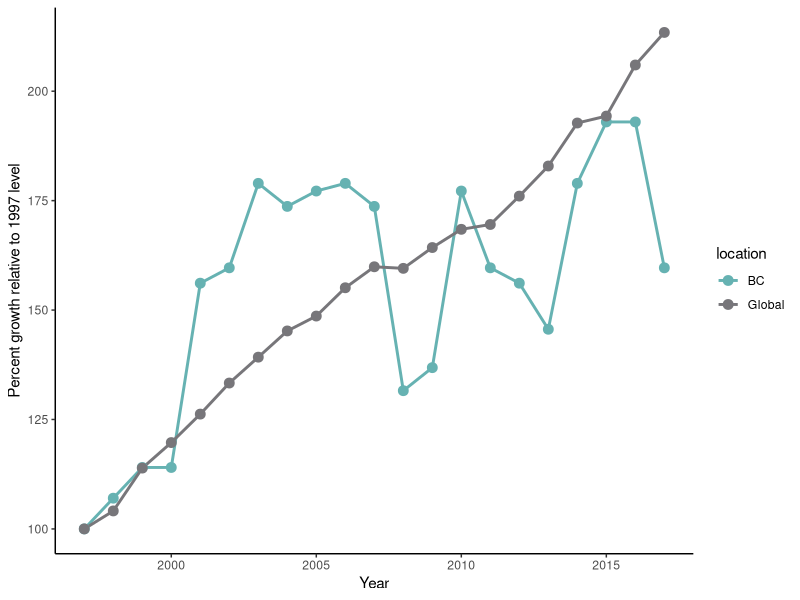

Write R code to recreate this figure.
## ---- chunk 1
knitr::opts_chunk$set(echo = TRUE)

library(tidyverse)
library(here)

bc_data <- read_csv(here("other_graphs", "bc-seafood-harvest-landed-value-wholesale-value-1997-2017.csv"))
global_data <- read_csv(here("other_graphs", "20-year-retrospective-review.csv"))
## ---- chunk 2
bc_data_shellfish <- bc_data %>% 
  filter(Species == "Farmed Shellfish") %>% 
  mutate(location = "BC") %>% 
  select(-c(Landed_Value_millions, Wholesale_Values_millions, Species)) %>% 
  mutate(Landings_1000_tonnes = (Landings_1000_tonnes/5.7)*100)

global_data_shellfish <- global_data %>% 
  mutate(location = "Global") %>% 
  select(-c(Total, `Freshwater fish`, Algae, 'C-D-M-M')) %>% 
  rename(Landings_1000_tonnes = Molluscs) %>% 
  mutate(Landings_1000_tonnes = (Landings_1000_tonnes/8149930)*100)

total <- rbind(bc_data_shellfish, global_data_shellfish)

ggplot(data = total, aes(x = Year, y = Landings_1000_tonnes, color = location)) +
  geom_line(size = 1) +
  geom_point(size = 3) + 
  scale_color_manual(values=c("#66b2b2", "#77767a")) +
  ylab("Percent growth relative to 1997 level") +
  theme_classic()
